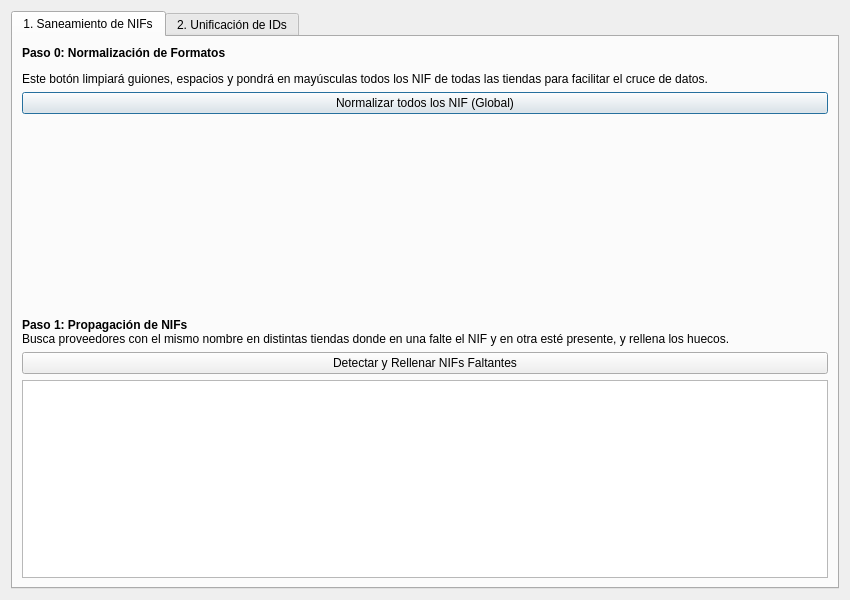
<?xml version="1.0" encoding="UTF-8"?>
<ui version="4.0">
 <class>UnificarProveedores</class>
 <widget class="QDialog" name="UnificarProveedores">
  <property name="geometry">
   <rect>
    <x>0</x>
    <y>0</y>
    <width>850</width>
    <height>600</height>
   </rect>
  </property>
  <property name="windowTitle">
   <string>Asistente de Unificación de Maestros</string>
  </property>
  <layout class="QVBoxLayout" name="verticalLayout">
   <item>
    <widget class="QTabWidget" name="tabWidget">
     <property name="currentIndex">
      <number>0</number>
     </property>
     <widget class="QWidget" name="tabSaneamiento">
      <attribute name="title">
       <string>1. Saneamiento de NIFs</string>
      </attribute>
      <layout class="QVBoxLayout" name="verticalLayout_2">
       <item>
        <widget class="QLabel" name="label">
         <property name="text">
          <string>&lt;html&gt;&lt;head/&gt;&lt;body&gt;&lt;p&gt;&lt;span style=&quot; font-weight:700;&quot;&gt;Paso 0: Normalización de Formatos&lt;/span&gt;&lt;/p&gt;&lt;p&gt;Este botón limpiará guiones, espacios y pondrá en mayúsculas todos los NIF de todas las tiendas para facilitar el cruce de datos.&lt;/p&gt;&lt;/body&gt;&lt;/html&gt;</string>
         </property>
         <property name="wordWrap">
          <bool>true</bool>
         </property>
        </widget>
       </item>
       <item>
        <widget class="QPushButton" name="pushButtonNormalizarNIF">
         <property name="text">
          <string>Normalizar todos los NIF (Global)</string>
         </property>
        </widget>
       </item>
       <item>
        <spacer name="verticalSpacer">
         <property name="orientation">
          <enum>Qt::Orientation::Vertical</enum>
         </property>
         <property name="sizeHint" stdset="0">
          <size>
           <width>20</width>
           <height>40</height>
          </size>
         </property>
        </spacer>
       </item>
       <item>
        <widget class="QLabel" name="label_2">
         <property name="text">
          <string>&lt;span style=&quot; font-weight:700;&quot;&gt;Paso 1: Propagación de NIFs&lt;/span&gt;&lt;br&gt;Busca proveedores con el mismo nombre en distintas tiendas donde en una falte el NIF y en otra esté presente, y rellena los huecos.</string>
         </property>
        </widget>
       </item>
       <item>
        <widget class="QPushButton" name="pushButtonDetectarNIF">
         <property name="text">
          <string>Detectar y Rellenar NIFs Faltantes</string>
         </property>
        </widget>
       </item>
       <item>
        <widget class="QTextEdit" name="textEditLogSaneamiento">
         <property name="readOnly">
          <bool>true</bool>
         </property>
        </widget>
       </item>
      </layout>
     </widget>
     <widget class="QWidget" name="tabUnificacion">
      <attribute name="title">
       <string>2. Unificación de IDs</string>
      </attribute>
      <layout class="QVBoxLayout" name="verticalLayout_3">
       <item>
        <widget class="QLabel" name="label_3">
         <property name="text">
          <string>&lt;b&gt;Generador de Scripts de Unificación&lt;/b&gt;&lt;br&gt;Selecciona una tienda para ver qué IDs deben cambiarse para coincidir con la Tienda Local (Maestra).</string>
         </property>
        </widget>
       </item>
       <item>
        <layout class="QHBoxLayout" name="horizontalLayout">
         <item>
          <widget class="QComboBox" name="comboBoxTiendas"/>
         </item>
         <item>
          <widget class="QPushButton" name="pushButtonAnalizarIDs">
           <property name="text">
            <string>Analizar Discrepancias</string>
           </property>
          </widget>
         </item>
        </layout>
       </item>
       <item>
        <widget class="QTableWidget" name="tableWidgetIDs">
         <column>
          <property name="text">
           <string>Proveedor</string>
          </property>
         </column>
         <column>
          <property name="text">
           <string>NIF</string>
          </property>
         </column>
         <column>
          <property name="text">
           <string>ID Local</string>
          </property>
         </column>
         <column>
          <property name="text">
           <string>ID Remoto</string>
          </property>
         </column>
         <column>
          <property name="text">
           <string>Acción</string>
          </property>
         </column>
        </widget>
       </item>
       <item>
        <layout class="QHBoxLayout" name="horizontalLayout_2">
         <item>
          <widget class="QPushButton" name="pushButtonGenerarSQL">
           <property name="text">
            <string>Generar Script SQL</string>
           </property>
          </widget>
         </item>
         <item>
          <widget class="QPushButton" name="pushButtonEjecutarUnificacion">
           <property name="styleSheet">
            <string notr="true">background-color: #f44336; color: white;</string>
           </property>
           <property name="text">
            <string>Ejecutar Unificación (Auto)</string>
           </property>
          </widget>
         </item>
        </layout>
       </item>
      </layout>
     </widget>
    </widget>
   </item>
  </layout>
 </widget>
 <resources/>
 <connections/>
</ui>
